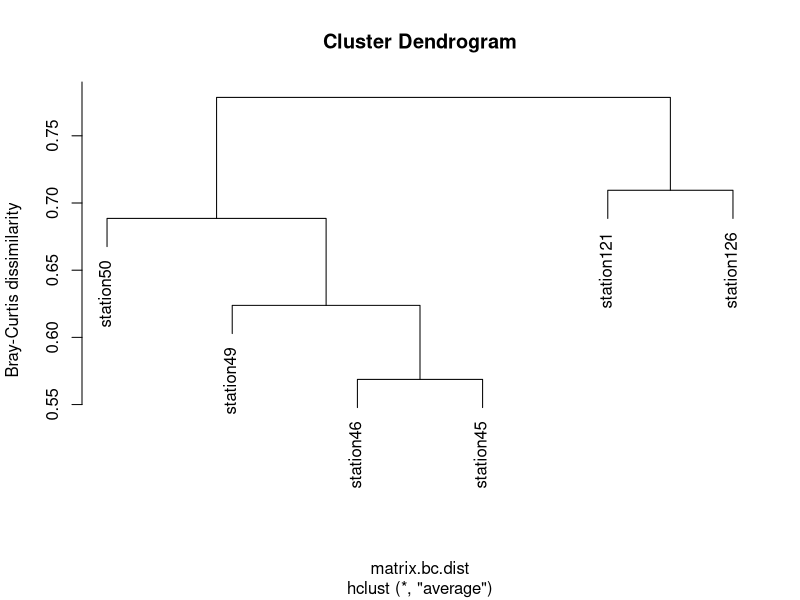

The R script that drew this image:
## ---- chunk 1
# load required package
library(vegan)

# read data
matrix <- read.csv("data/chosen_stations_filtered_otus.tsv", header=T, sep = "\t", row.names = 1)

# view the data we are working with. The table contains read counts for each OTU in every station. Each row = OTU, each column = station.
head(matrix)

# transpose data so that rows and columns are switched
matrix_t <- t(matrix)

# normalise data
matrix_t_norm <- decostand(matrix_t, method = "total") 

# calculate Bray-Curtis distance and cluster the stations
matrix.bc.dist <- vegdist(matrix_t_norm, method = "bray")
matrix.bc.clust <- hclust(matrix.bc.dist, method = "average")
plot(matrix.bc.clust, ylab = "Bray-Curtis dissimilarity")
